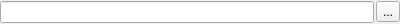
<?xml version="1.0" encoding="UTF-8"?>
<ui version="4.0">
 <class>widgetOutputSelect</class>
 <widget class="QWidget" name="widgetOutputSelect">
  <property name="geometry">
   <rect>
    <x>0</x>
    <y>0</y>
    <width>400</width>
    <height>24</height>
   </rect>
  </property>
  <property name="windowTitle">
   <string>Form</string>
  </property>
  <layout class="QHBoxLayout" name="horizontalLayout">
   <property name="spacing">
    <number>2</number>
   </property>
   <property name="margin">
    <number>0</number>
   </property>
   <item>
    <widget class="QLineEdit" name="text"/>
   </item>
   <item>
    <widget class="QToolButton" name="btnBrowse">
     <property name="text">
      <string>...</string>
     </property>
    </widget>
   </item>
  </layout>
 </widget>
 <resources/>
 <connections/>
</ui>
